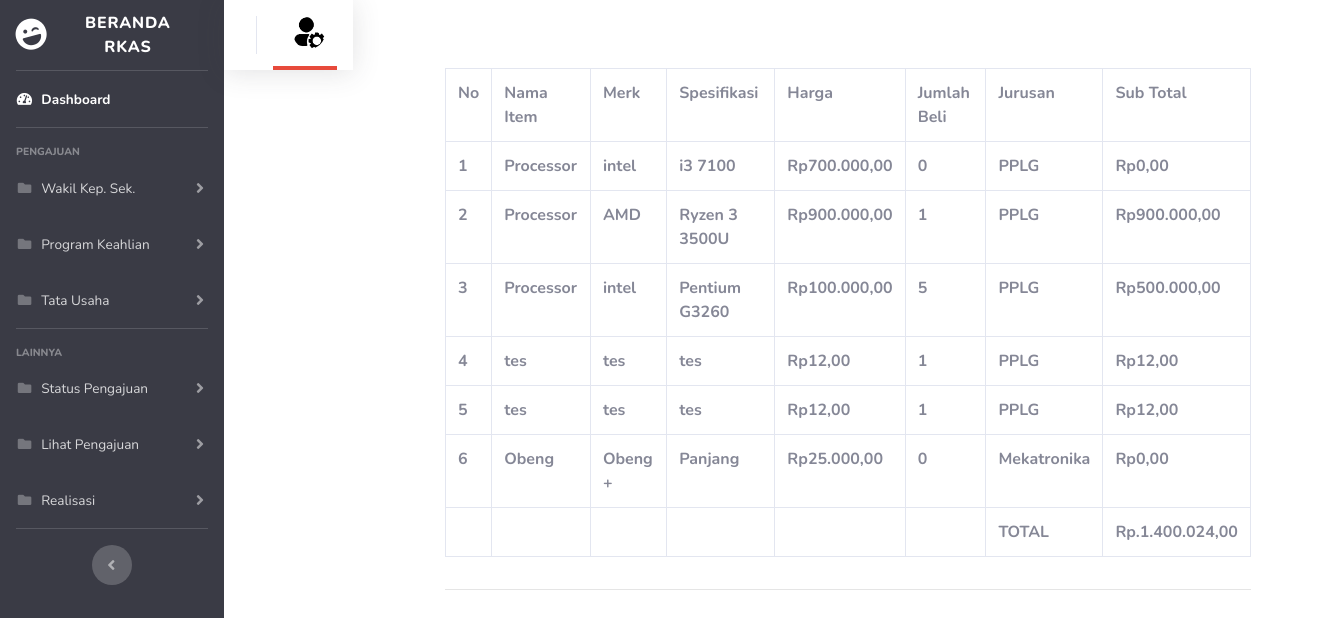
/rkas/alat_bahan.php, run on the app's committed database.
### tables this page shows
CREATE TABLE `tb_bahan` (
  `id_bahan` int(11) NOT NULL,
  `sumber_dana` varchar(10) NOT NULL,
  `tahun_ajuan` int(4) NOT NULL,
  `item` varchar(50) NOT NULL,
  `merk` varchar(50) NOT NULL,
  `spesifikasi` varchar(50) NOT NULL,
  `harga` int(10) NOT NULL,
  `qty` int(20) NOT NULL,
  `subtotal` int(50) NOT NULL,
  `contoh_gambar` varchar(50) NOT NULL,
  `bukti` varchar(255) NOT NULL,
  `tanggal_order` date NOT NULL,
  `link` varchar(255) NOT NULL,
  `kebutuhan_untuk` text NOT NULL,
  `jurusan` char(50) NOT NULL,
  `status` varchar(50) NOT NULL,
  `status_order` char(10) NOT NULL,
  `status_bayar` char(10) NOT NULL
);

### rkas/alat_bahan.php (the view, shortened to what this page needs)
<?php
include "koneksi.php";
$sql = mysqli_query($conn, "SELECT * FROM tb_bahan");
$id = $_GET['id'];
?>
<!DOCTYPE html>
<html lang="en">
<head>
    <link href="vendor/fontawesome-free/css/all.min.css" rel="stylesheet" type="text/css">
    <link href="css/sb-admin-2.css" rel="stylesheet">
</head>
<body id="page-top">
        <div id="wrapper">
<ul class="navbar-nav bg-gray-900 sidebar sidebar-dark accordion" id="accordionSidebar">
    <a class="sidebar-brand d-flex align-items-center justify-content-center" href="admin.php?id=<?= $id ?>">
        <div class="sidebar-brand-icon rotate-n-15">
            <i class="fas fa-laugh-wink"></i>
        </div>
        <div class="sidebar-brand-text mx-3">Beranda RKAS </div>
    </a>
    <hr class="sidebar-divider my-0">
    <li class="nav-item active">
        <a class="nav-link" href="admin.php?id=<?= $id ?>">
            <i class="fas fa-fw fa-tachometer-alt"></i>
            <span>Dashboard</span></a>
    </li>
    <hr class="sidebar-divider">
    <div class="sidebar-heading">
        PENGAJUAN
    </div>
    <li class="nav-item">
        <a class="nav-link collapsed" href="#" data-toggle="collapse" data-target="#collapseTwo"
            aria-expanded="true" aria-controls="collapseTwo">
            <i class="fas fa-fw fa-folder"></i>
            <span>Wakil Kep. Sek.</span>
        </a>
    </li>
    <li class="nav-item">
        <a class="nav-link collapsed" href="#" data-toggle="collapse" data-target="#collapseUtilities"
            aria-expanded="true" aria-controls="collapseUtilities">
            <i class="fas fa-fw fa-folder"></i>
            <span>Program Keahlian</span>
        </a>
    </li>
    <li class="nav-item">
        <a class="nav-link collapsed" href="#" data-toggle="collapse" data-target="#TU"
            aria-expanded="true" aria-controls="collapseUtilities">
            <i class="fas fa-fw fa-folder"></i>
            <span>Tata Usaha</span>
        </a>
    </li>
    <hr class="sidebar-divider">
    <div class="sidebar-heading">
        Lainnya
    </div>
    <li class="nav-item">
        <a class="nav-link collapsed" href="#" data-toggle="collapse" data-target="#status"
            aria-expanded="true" aria-controls="collapsePages">
            <i class="fas fa-fw fa-folder"></i>
            <span>Status Pengajuan</span>
        </a>
    </li>
    <li class="nav-item">
        <a class="nav-link collapsed" href="#" data-toggle="collapse" data-target="#lihat"
            aria-expanded="true" aria-controls="collapsePages">
            <i class="fas fa-fw fa-folder"></i>
            <span>Lihat Pengajuan</span>
        </a>
    </li>
    <li class="nav-item">
                <a class="nav-link collapsed" href="#" data-toggle="collapse" data-target="#realisasi"
                    aria-expanded="true" aria-controls="collapsePages">
                    <i class="fas fa-fw fa-folder"></i>
                    <span>Realisasi</span>
                </a>
            </li>
    <hr class="sidebar-divider d-none d-md-block">
    <div class="text-center d-none d-md-inline">
        <button class="rounded-circle border-0" id="sidebarToggle"></button>
    </div>
</ul>
<nav class="navbar navbar-expand navbar-light bg-white topbar mb-4 static-top shadow">
            <ul class="navbar-nav ml-auto">
                <li class="nav-item dropdown no-arrow">
                    <a class="nav-link dropdown-toggle border-bottom-danger" href="#" id="userDropdown" role="button"
                        data-toggle="dropdown" aria-haspopup="true" aria-expanded="false">
                        <img class="img-profile rounded-circle "
                            src="img/opprofil.png">
                    </a>
                </li>
            </ul>
        </nav>
        <div class="container">
        <div class="p-5">
        <div class="card-body">
                        <div class="table-responsive">
                                <table class="table table-bordered" id="dataTable" width="100%" cellspacing="0">
                                <tr>
                                            <th>No</th>
                                            <th>Nama Item</th>
                                            <th>Merk</th>
                                            <th>Spesifikasi</th>
                                            <th>Harga</th>
                                            <th>Jumlah Beli</th>
                                            <th>Jurusan</th>
                                            <th>Sub Total</th>
                                    </tr>
                                    <?php $no = 0;?>
                                    <?php foreach ($sql as $row) : ?>
                                    <tr>
                                    <th><?php $no += 1; echo $no;?></th>
                                    <th><?= $row["item"];?></th>
                                    <th><?= $row["merk"];?></th>
                                    <th><?= $row["spesifikasi"];?></th>
                                    <th>Rp<?= number_format($row["harga"], 2, ',', '.'); ?></th>
                                    <th><?= $row["qty"];?></th>
                                    <th><?= $row["jurusan"];?></th>
                                    <th>Rp<?= number_format($row["subtotal"], 2, ',', '.'); ?></th>
                                    <?php endforeach;
                                $total_query = mysqli_query($conn, "SELECT SUM(subtotal) FROM tb_bahan");
                                $total_result = $total_query->fetch_array(MYSQLI_NUM);
                                $total = $total_result[0];
                                $formatted_total = number_format($total, 2, ',', '.');
                                    ?>
                                    </tr>
                                    <tr>
                                    <th></th>
                                    <th></th>
                                    <th></th>
                                    <th></th>
                                    <th></th>
                                    <th></th>
                                    <th>TOTAL</th>
                                    <th>Rp.<?= $formatted_total ?></th>
                                    </tr>
                                </table>
                        </div>
                                <hr>
                        </div>
</body>
</html>

### data on the page
tb_bahan: item "Processor", merk "intel", spesifikasi "i3 7100", harga "700.000,00", qty "0", jurusan "PPLG", subtotal "0,00"
tb_bahan: item "Processor", merk "AMD", spesifikasi "Ryzen 3 3500U", harga "900.000,00", qty "1", jurusan "PPLG", subtotal "900.000,00"
tb_bahan: item "Processor", merk "intel", spesifikasi "Pentium G3260", harga "100.000,00", qty "5", jurusan "PPLG", subtotal "500.000,00"
tb_bahan: item "tes", merk "tes", spesifikasi "tes", harga "12,00", qty "1", jurusan "PPLG", subtotal "12,00"
tb_bahan: item "tes", merk "tes", spesifikasi "tes", harga "12,00", qty "1", jurusan "PPLG", subtotal "12,00"
tb_bahan: item "Obeng", merk "Obeng +", spesifikasi "Panjang", harga "25.000,00", qty "0", jurusan "Mekatronika", subtotal "0,00"

### other printed values
$formatted_total "1.400.024,00"
